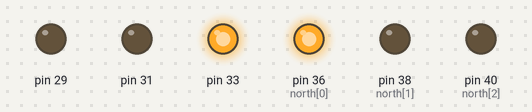
Simulated run of this program. Board: Raspberry Pi (header pin numbers). Shown: output pins drawn as LEDs (lit = HIGH). Threads take turns every 2 ms.

Above: at 1.0 s.
At 6.0 s:
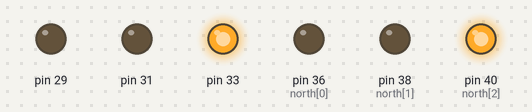
At 11.0 s:
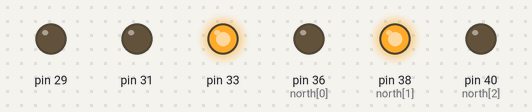
At 16.0 s:
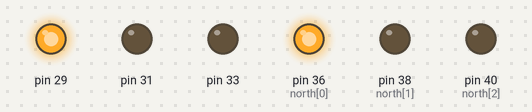
At 21.0 s:
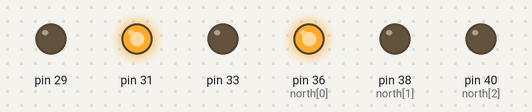
Timing chart, 0 to 26.0 s (numbered marks = the images above):
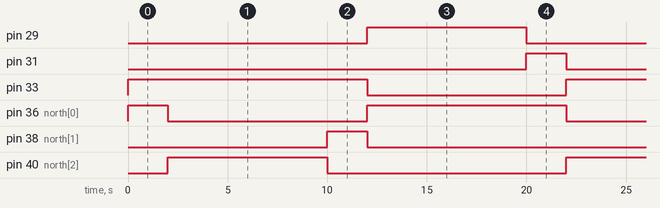

Measured:
- by itself, pin 29, pin 40 (north[2]): alternates HIGH for 8.0 s and LOW for 12.0 s
- by itself, pin 31, pin 38 (north[1]): alternates HIGH for 2.0 s and LOW for 18.0 s
- by itself, pin 33, pin 36 (north[0]): repeats every 20.0 s: LOW 10.0 s, HIGH 10.0 s

The program:

traffic.py
```python
#!/usr/bin/python

import sys
import RPi.GPIO as GPIO

from threading import Timer

GPIO.setwarnings(False)
GPIO.setmode(GPIO.BOARD)

aLights = {
	"north": [36, 38, 40],
	"east":  [33, 31, 29]
}

for i in aLights["north"]:
	GPIO.setup(i, GPIO.OUT)
for i in aLights["east"]:
	GPIO.setup(i, GPIO.OUT)

iLightDelay = 2
iGreenTime = 8
bOrangeBeforeGreen = False
sGreen = "north"

def init():
	changeLightTo("north", "red")
	changeLightTo("east", "red")

	Timer(iLightDelay, startUp).start()

def startUp():
	if bOrangeBeforeGreen == True:
		changeLightTo("north", "redorange")
		Timer(iLightDelay, changeNorthToGreen).start()
	else:
		changeNorthToGreen()

def changeNorthToGreen():
	changeLightTo("north", "green")
	switchLights()

def switchLights():
	Timer(iGreenTime, switchLightsTimed).start()

def switchLightsTimed():
	global sGreen
	if sGreen == "north":
		s1 = "north"
		s2 = "east"
	else:
		s1 = "east"
		s2 = "north"

	changeLightTo(s1, "yellow")
	if bOrangeBeforeGreen == True:
		changeLightTo(s2, "redorange")

	Timer(iLightDelay, switchLightsFinal, (s1, s2)).start()

def switchLightsFinal(s1, s2):
	global sGreen
	changeLightTo(s1, "red")
	changeLightTo(s2, "green")
	sGreen = s2
	switchLights()

def changeLightTo(sLight, sColor):
	turnAllOff(sLight)

	if sColor == "red":
		setLed(aLights[sLight][0], "on")
	elif sColor == "yellow":
		setLed(aLights[sLight][1], "on")
	elif sColor == "green":
		setLed(aLights[sLight][2], "on")
	elif sColor == "redorange":
		setLed(aLights[sLight][0], "on")
		setLed(aLights[sLight][1], "on")

def turnAllOff(sLight):
	for i in aLights[sLight]:
		setLed(i, "off")

def setLed(iLed, sState):
	if sState == "on":
		GPIO.output(iLed, True)
	else:
		GPIO.output(iLed, False)


init()
```
